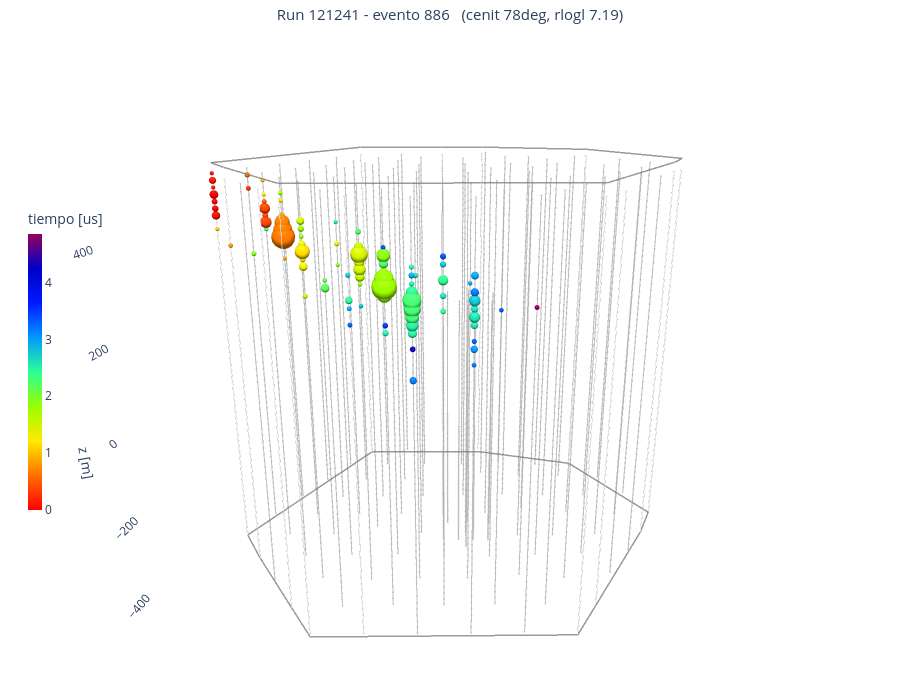

Write notebook code for a chart like this one.
### Markdown cell above
## 1. Mira algunos eventos

Cada evento es una partícula que cruzó el detector. Las burbujas son los sensores que se encendieron: tamaño = luz recibida, color = tiempo. Puedes **rotar** la visualización con el mouse.

Cambia el número `evt_idx` para explorar distintos eventos. Cambia `show_track` a `True` para ver las direcciones *reconstruidas*. Nota que, como estos eventos son datos reales, ¡no podemos saber las direcciones reales!

**[¿Qué ves? Mira por lo menos 10 eventos diferentes. Responde:]**

* ¿De dónde vienen estas partículas?
* ¿Crees en la dirección reconstruida? ¿Sí o no? ¿Por qué?

* Llena la siguiente tabla:
| Pregunta                                           | Respuesta |
| -------------------------------------------------- | --------- |
| Número de eventos que miraste                      |           |
| Número de eventos que fueron de arriba hacia abajo |           |
| Número de eventos que fueron de abajo hacia arriba |           |
| Número de eventos bien reconstruidos               |           |

### Code cell
evt_idx = 0
event_display(events[evt_idx], show_track=False) # Cámbiame: False -> True

### Figure 1 — Plotly figure (JSON) as saved in the notebook; plotly's stock layout.template omitted (floating-point values rounded to 4 significant figures; data arrays with more than 128 entries replaced by an {"elided": "..."} marker saying what was removed)
{"data": [{"hoverinfo": "skip", "line": {"color": "rgba(105,105,105,0.65)", "width": 2}, "mode": "lines", "showlegend": false, "type": "scatter3d", "x": {"elided": "258 float values"}, "y": {"elided": "258 float values"}, "z": {"elided": "258 float values"}}, {"hoverinfo": "skip", "marker": {"color": "rgba(110,110,110,0.6)", "size": 1.2}, "mode": "markers", "showlegend": false, "type": "scatter3d", "x": {"elided": "5160 float values"}, "y": {"elided": "5160 float values"}, "z": {"elided": "5160 float values"}}, {"hoverinfo": "skip", "line": {"color": "rgba(90,90,90,0.75)", "width": 3}, "mode": "lines", "showlegend": false, "type": "scatter3d", "x": [-570.9, -492.4, -334.8, -256.1, -132.8, 361.0, 405.8, 544.1, 576.4, 338.4, 22.11, -101.1, -347.9, -570.9], "y": [-125.1, -230.2, -424.5, -521.1, -501.5, -422.8, -306.4, 55.89, 170.9, 463.7, 509.5, 490.2, 451.5, -125.1], "z": [-512.8, -512.8, -512.8, -512.8, -512.8, -512.8, -512.8, -512.8, -512.8, -512.8, -512.8, -512.8, -512.8, -512.8]}, {"hoverinfo": "skip", "line": {"color": "rgba(90,90,90,0.75)", "width": 3}, "mode": "lines", "showlegend": false, "type": "scatter3d", "x": [-570.9, -492.4, -334.8, -256.1, -132.8, 361.0, 405.8, 544.1, 576.4, 338.4, 22.11, -101.1, -347.9, -570.9], "y": [-125.1, -230.2, -424.5, -521.1, -501.5, -422.8, -306.4, 55.89, 170.9, 463.7, 509.5, 490.2, 451.5, -125.1], "z": [524.6, 524.6, 524.6, 524.6, 524.6, 524.6, 524.6, 524.6, 524.6, 524.6, 524.6, 524.6, 524.6, 524.6]}, {"hoverinfo": "skip", "line": {"color": "rgba(130,130,130,0.25)", "width": 1}, "mode": "lines", "showlegend": false, "type": "scatter3d", "x": [-570.9, -570.9, null, -492.4, -492.4, null, -334.8, -334.8, null, -256.1, -256.1, null, -132.8, -132.8, null, 361, 361, null, 405.8, 405.8, null, 544.1, 544.1, null, 576.4, 576.4, null, 338.4, 338.4, null, 22.11, 22.11, null, -101.1, -101.1, null, -347.9, -347.9, null], "y": [-125.1, -125.1, null, -230.2, -230.2, null, -424.5, -424.5, null, -521.1, -521.1, null, -501.5, -501.5, null, -422.8, -422.8, null, -306.4, -306.4, null, 55.89, 55.89, null, 170.9, 170.9, null, 463.7, 463.7, null, 509.5, 509.5, null, 490.2, 490.2, null, 451.5, 451.5, null], "z": [-512.8, 524.6, null, -512.8, 524.6, null, -512.8, 524.6, null, -512.8, 524.6, null, -512.8, 524.6, null, -512.8, 524.6, null, -512.8, 524.6, null, -512.8, 524.6, null, -512.8, 524.6, null, -512.8, 524.6, null, -512.8, 524.6, null, -512.8, 524.6, null, -512.8, 524.6, null]}, {"colorbar": {"len": 0.5, "thickness": 14, "title": {"text": "tiempo [us]"}, "x": 0.02, "xanchor": "left", "y": 0.5}, "colorscale": [[0, "rgb(150,0,90)"], [0.125, "rgb(0,0,200)"], [0.25, "rgb(0,25,255)"], [0.375, "rgb(0,152,255)"], [0.5, "rgb(44,255,150)"], [0.625, "rgb(151,255,0)"], [0.75, "rgb(255,234,0)"], [0.875, "rgb(255,111,0)"], [1, "rgb(255,0,0)"]], "flatshading": false, "hoverinfo": "skip", "i": {"elided": "17280 int values"}, "intensity": {"elided": "9720 float values"}, "j": {"elided": "17280 int values"}, "k": {"elided": "17280 int values"}, "lighting": {"ambient": 0.5, "diffuse": 0.9, "fresnel": 0.2, "roughness": 0.4, "specular": 0.4}, "lightposition": {"x": 400, "y": -2000, "z": 1600}, "name": "DOMs golpeados", "reversescale": true, "showlegend": false, "showscale": true, "type": "mesh3d", "x": {"elided": "9720 float values"}, "y": {"elided": "9720 float values"}, "z": {"elided": "9720 float values"}}], "layout": {"height": 680, "legend": {"bgcolor": "rgba(255,255,255,0.7)", "x": 0.98, "xanchor": "right", "y": 0.98, "yanchor": "top"}, "margin": {"b": 0, "l": 0, "r": 0, "t": 40}, "scene": {"aspectmode": "data", "camera": {"eye": {"x": 0.25, "y": -1.7, "z": 0.6}, "up": {"x": 0, "y": 0, "z": 1}}, "xaxis": {"visible": false}, "yaxis": {"visible": false}, "zaxis": {"showbackground": false, "title": {"text": "z [m]"}}}, "showlegend": true, "title": {"font": {"size": 15}, "text": "Run 121241 - evento 886   (cenit 78deg, rlogl 7.19)", "x": 0.5, "xanchor": "center"}}}
